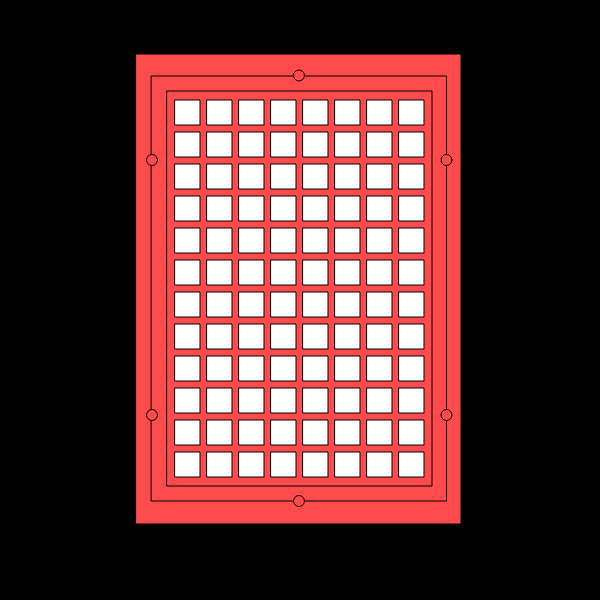
Frame 1 (no input)
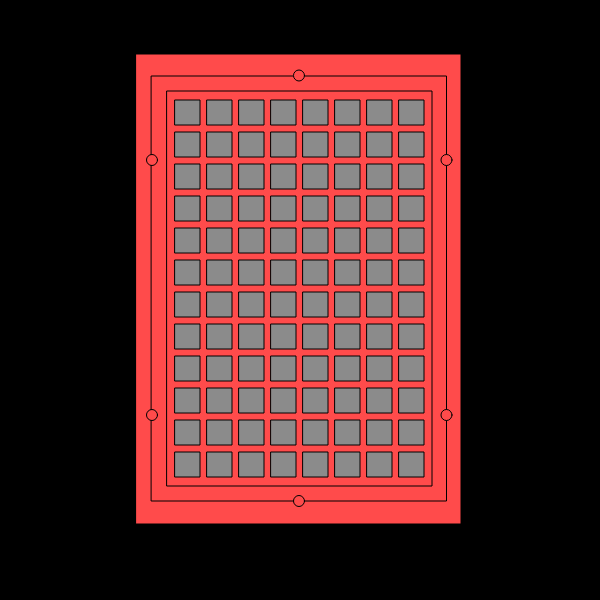
Frame 60 (no input)
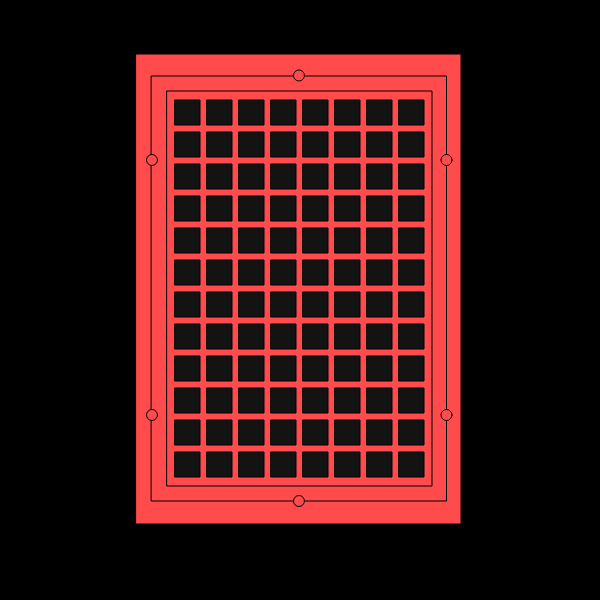
Frame 120 (the mouse pressed at the canvas centre since frame 60)

The p5.js sketch that drew these frames (run headless with seeded random() and noise() and a simulated clock; from frame 60 on, the mouse is pressed at the canvas centre):

// p5.js sketch
// ── sketch.js
let boxColor = (255);
let colorChange = 2;
let bgColor = (0);


function setup() {
  createCanvas(600, 600);
}

function draw() {
  background(bgColor);
  push()

  if (boxColor > 255 || boxColor < bgColor) {
    colorChange = -colorChange;
  }
  boxColor = boxColor + colorChange;

  let xPos = 175
  let yPos = 125


  fill(255, 75, 75);
  //background rectangle
  rect(xPos - 39, yPos - 71, 325, 470);

  // circle geometry

  //midground rectangle
  rect(xPos - 23.5, yPos - 49, 295, 425);

  //left top circle
  circle(xPos - 23, yPos + 35, 11);
  //left bottom circle
  circle(xPos - 23, yPos + 290, 11);

  //right top circle
  circle(xPos + 271.5, yPos + 35, 11);
  //right bottom circle
  circle(xPos + 271.5, yPos + 290, 11);

  //top middle circle
  circle(xPos + 124, yPos + 376, 11);
  //bottom middle circle
  circle(xPos + 124, yPos - 49.5, 11);


  //foreground square
  rect(xPos - 8, yPos - 34, 265, 395);
  fill(boxColor);
  //grid of squares
  for (var x = 175; x <= 400; x += 32)
    for (y = 100; y <= 480; y += 32)
      square(x, y, 25);
}
